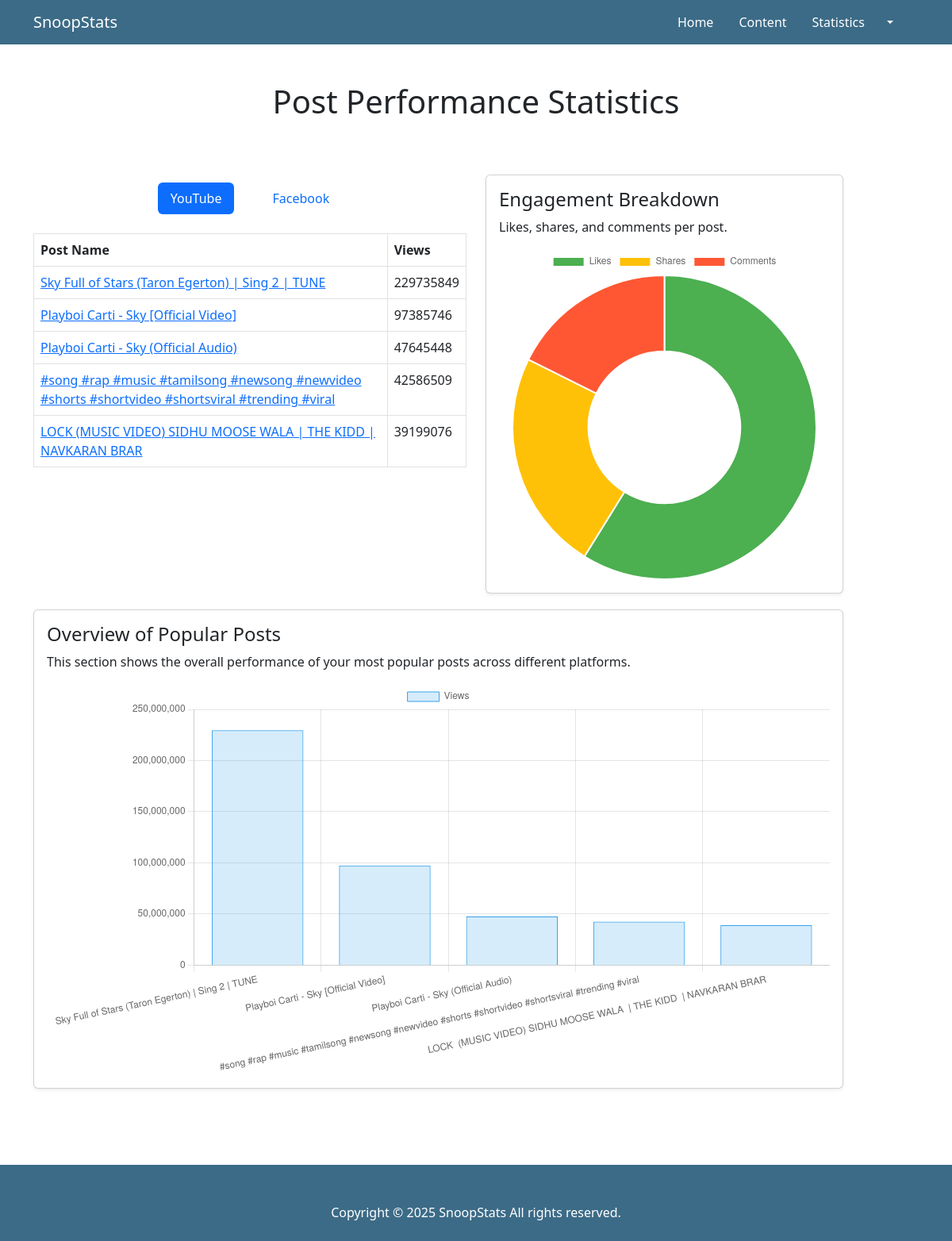
Page /statistics/ on the committed database.
### snoopstats/models.py (models this page shows, shortened)
class Post(models.Model):
    PLATFORM_CHOICES = [
        ('google', 'Google'),
        ('youtube', 'YouTube'),
        ('facebook', 'Facebook'),
    ]
    platform = models.CharField(max_length=10, choices=PLATFORM_CHOICES)
    title = models.CharField(max_length=255)
    views = models.IntegerField()
    likes = models.IntegerField()
    shares = models.IntegerField()
    comments = models.IntegerField()

### snoopstats/views.py (the view)
# urls.py: path('statistics/', statistics, name='statistics'),
def statistics(request):
    active_platform = request.GET.get('platform', 'youtube')
    top_posts = Post.objects.filter(platform=active_platform).order_by('-views')[:5]
    post_titles = [post.title for post in top_posts]
    post_views = [post.views for post in top_posts]
    post_likes = [post.likes for post in top_posts]   # Assuming there's a `likes` field
    post_shares = [post.shares for post in top_posts]  # Assuming there's a `shares` field
    post_comments = [post.comments for post in top_posts]  # Assuming there's a `comments` field
    context = {
        'active_platform': active_platform,
        'top_posts': top_posts,
        'post_titles': post_titles,
        'post_views': post_views,
        'post_likes': post_likes,
        'post_shares': post_shares,
        'post_comments': post_comments,
    }
    return render(request, 'dashboard/statistics.html', context)

### snoopstats/templates/dashboard/statistics.html (shortened to what this page needs)
{% load static %}
<!DOCTYPE html>
<html lang="en">
<head>
    <link href="{% static 'css/styles.css' %}" rel="stylesheet" />
  <link href="https://cdn.jsdelivr.net/npm/bootstrap@5.3.0-alpha1/dist/css/bootstrap.min.css" rel="stylesheet">
</head>
<body>
<nav class="navbar navbar-expand-lg navbar-light" style="background-color: #3c6b87;">
    <div class="container">
        <a class="navbar-brand text-white font-weight-bold" href="{% url 'index' %}">
             SnoopStats
        </a>
        <div class="collapse navbar-collapse" id="navbarNav">
            <ul class="navbar-nav ms-auto">
                <li class="nav-item">
                    <a class="nav-link text-white px-3 py-2 rounded transition-all hover:bg-primary hover:text-white" href="{% url 'home' %}">Home</a>
                </li>
                <li class="nav-item">
                    <a class="nav-link text-white px-3 py-2 rounded transition-all hover:bg-primary hover:text-white" href="{% url 'content_page' %}">Content</a>
                </li>
                <li class="nav-item">
                    <a class="nav-link text-white px-3 py-2 rounded transition-all hover:bg-primary hover:text-white" href="{% url 'statistics' %}">Statistics</a>
                </li>
            </ul>
            <ul class="navbar-nav ms-auto ms-md-0 me-3 me-lg-4">
                <li class="nav-item dropdown">
                    <a class="nav-link dropdown-toggle text-white" id="navbarDropdown" href="#" role="button" data-bs-toggle="dropdown" aria-expanded="false">
                    </a>
                </li>
            </ul>
        </div>
    </div>
</nav>
  <div class="container py-5">
    <h1 class="text-center mb-5">Post Performance Statistics</h1>
    <div class="row mb-5">
<div class="col-md-6">
  <div style="margin-top: 30px;">
    <ul class="nav nav-pills mb-4 justify-content-center" id="contentTabs">
      <li class="nav-item mx-3">
          <a class="nav-link {% if active_platform == 'youtube' %}active{% endif %}" href="?platform=youtube">YouTube</a>
      </li>
      <li class="nav-item mx-3">
          <a class="nav-link {% if active_platform == 'facebook' %}active{% endif %}" href="?platform=facebook">Facebook</a>
      </li>
  </ul>
  </div>
  <table class="table table-bordered table-hover">
    <thead style="color: rgb(28, 150, 243); background-color: rgb(215, 236, 245);">
        <tr>
            <th>Post Name</th>
            <th>Views</th>
        </tr>
    </thead>
    <tbody>
      {% for post in top_posts %}
          <tr>
              <td><a href="#" class="post-link">{{ post.title }}</a></td>
              <td>{{ post.views }}</td>
          </tr>
      {% empty %}
          <tr><td colspan="2" class="text-center">No posts found for this platform.</td></tr>
      {% endfor %}
  </tbody>
</table>
  </div>
  <div class="col-md-5" style="margin-top: 20px;">
    <div class="card shadow-sm">
        <div class="card-body">
            <h4 class="card-title">Engagement Breakdown</h4>
            <p class="card-text">Likes, shares, and comments per post.</p>
            <canvas id="engagementChart"></canvas>
        </div>
    </div>
</div>
      <div class="col-md-11" style="margin-top: 20px;">
        <div class="card shadow-sm">
          <div class="card-body">
            <h4 class="card-title">Overview of Popular Posts</h4>
            <p class="card-text">This section shows the overall performance of your most popular posts across different platforms.</p>
            <canvas id="overviewChart"></canvas>
          </div>
        </div>
      </div>
  </div>
</div>
  <script>
    // Get the post titles and views from the template context and assign them to JavaScript variables
    var postTitles = {{ post_titles|safe }};
    var postViews = {{ post_views|safe }};
    var postLikes = {{ post_likes|safe }};
    var postShares = {{ post_shares|safe }};
    var postComments = {{ post_comments|safe }};
    // Overview Chart
    var ctx = document.getElementById('overviewChart').getContext('2d');
    var overviewChart = new Chart(ctx, {
      type: 'bar',
      data: {
        labels: postTitles,  // Use the dynamic post titles
        datasets: [{
          label: 'Views',
          data: postViews,  // Use the dynamic post views
          backgroundColor: 'rgba(54, 162, 235, 0.2)',
          borderColor: 'rgba(54, 162, 235, 1)',
          borderWidth: 1
        }]
      },
      options: {
        scales: {
          y: { beginAtZero: true }
        }
      }
    });
    // Initialize the Engagement Chart
    var ctx2 = document.getElementById('engagementChart').getContext('2d');
    var engagementChart = new Chart(ctx2, {
        type: 'doughnut',
        data: {
            labels: ['Likes', 'Shares', 'Comments'],
            datasets: [{
                data: [500, 200, 150],  // Default values
                backgroundColor: ['#4CAF50', '#FFC107', '#FF5733']
            }]
        }
    });
    // Add event listeners to the post titles
    var postLinks = document.querySelectorAll('.post-link');  // Assuming each post title has the 'post-link' class
    postLinks.forEach(function (link, index) {
        link.addEventListener('click', function () {
            // Update the Engagement Chart with the clicked post's data
            engagementChart.data.datasets[0].data = [
                postLikes[index],     // Likes
                postShares[index],    // Shares
                postComments[index]   // Comments
            ];
            engagementChart.update();  // Update the chart to reflect the new data
        });
    });
  </script>
  <footer class="py-5 mt-auto">
    <div class="container px-4">
        <p class="m-0 text-center text-white">Copyright &copy; 2025 SnoopStats All rights reserved.</p>
    </div>
    </footer>
</body>
</html>

### rows in the picture
Post: title "Sky Full of Stars (Taron Egerton) | Sing 2 | TUNE", views "229735849"
Post: title "Playboi Carti - Sky [Official Video]", views "97385746"
Post: title "Playboi Carti - Sky (Official Audio)", views "47645448"
Post: title "#song #rap #music #tamilsong #newsong #newvideo #shorts #shortvideo #shortsviral #trending #viral", views "42586509"
Post: title "LOCK (MUSIC VIDEO) SIDHU MOOSE WALA | THE KIDD | NAVKARAN BRAR", views "39199076"

### other values in the picture
chart data {{ post_views|safe }} [229735849, 97385746, 47645448, 42586509, 39199076]
